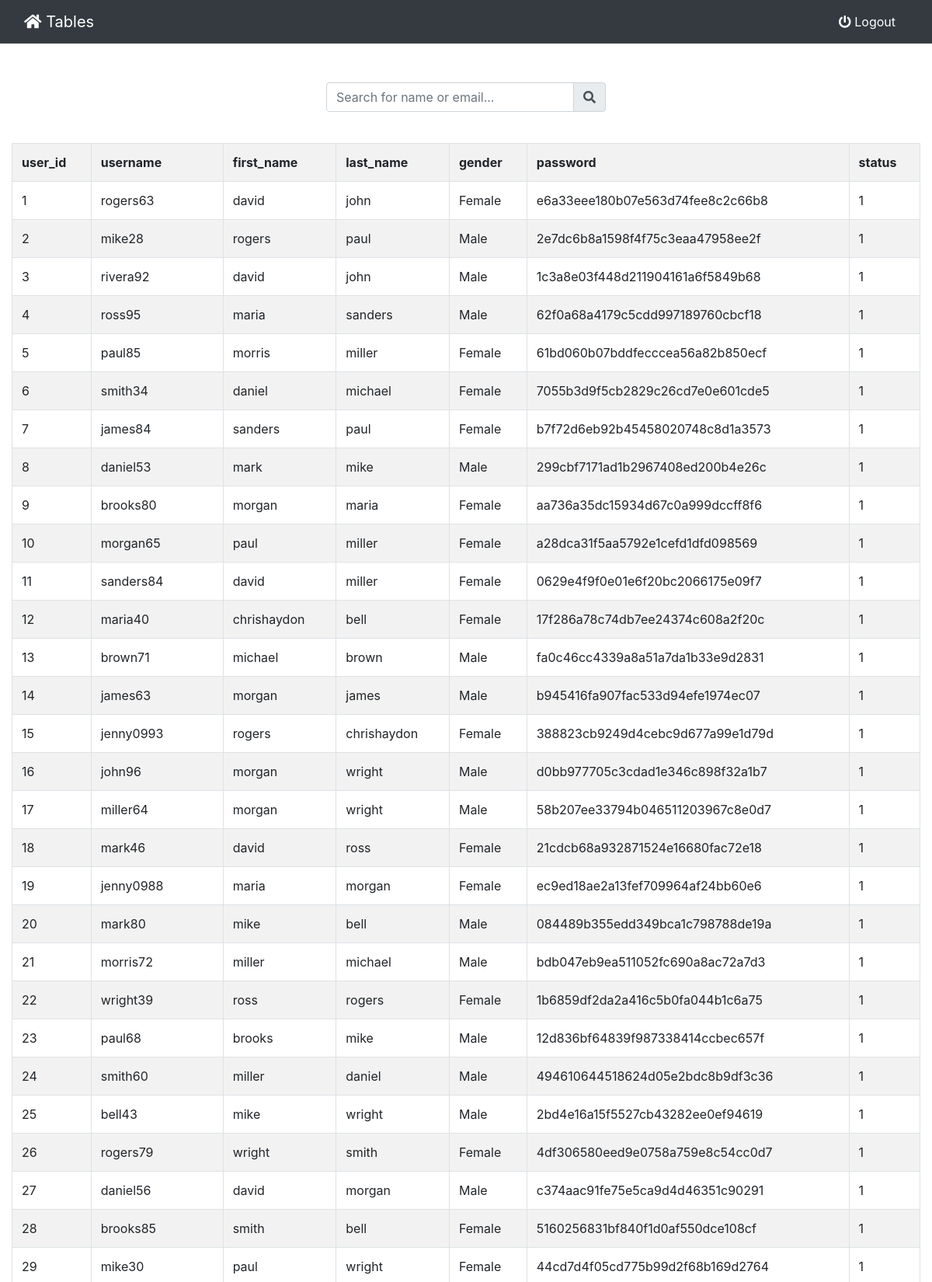
Screenshot of /main.php (upper part) with the database file from the repository.
### tables this page shows
CREATE TABLE `user_details` (
  `user_id` int(11) NOT NULL,
  `username` varchar(255) DEFAULT NULL,
  `first_name` varchar(50) DEFAULT NULL,
  `last_name` varchar(50) DEFAULT NULL,
  `gender` varchar(10) DEFAULT NULL,
  `password` varchar(50) DEFAULT NULL,
  `status` tinyint(10) DEFAULT NULL
);

### main.php (the view, shortened to what this page needs)
<?php include "includes/db.php";?>
<?php include "includes/header.php"; ?>
<?php include "includes/nav_bar.php"; ?>
<section id='tables'>
<div class="container">
    <div class="row">
        <div class="col-sm-12">
        <h2> Customers </h2>
 <div class="col-md-4 offset-md-4 mt-5 border-success pt-0">
<div class="input-group mb-3">
  <input type="text" class="form-control" placeholder="Search for name or email..." aria-label="Search" id="myInput" onkeyup="myFunction()">
  <div class="input-group-append">
    <span class="input-group-text"><i class="fa fa-search"></i></span>
  </div>
  </div>
</div>
<?php
$sqlquery = "SELECT * FROM user_details";
$queryresult = $connection->query($sqlquery);
if($queryresult->num_rows > 0) {
    echo "<br><table id='myTable' class='table table-striped table-bordered'>
    <th>user_id</th>
    <th>username</th>
    <th>first_name</th>
    <th>last_name</th>
    <th>gender</th>
    <th>password</th>
    <th>status</th>";
    while($rows = $queryresult->fetch_assoc()){
   echo "<tr>
            <td>" . $rows['user_id'] ."</td>
            <td>" . $rows['username'] ."</td>
            <td>" . $rows['first_name'] . "</td>
            <td>" . $rows['last_name'] ."</td>
            <td>" . $rows['gender'] . "</td>
            <td>" . $rows['password'] . "</td>
            <td>" . $rows['status'] . "</td>
        </tr>";
    }
    echo "</table><br>";
}
?> <br> <hr>
</div>
</div>
</div>
  </section>
<?php include "includes/footer.php"; ?>

### includes/header.php (shortened to what this page needs)
<!DOCTYPE html>
<html>
<head>
  <link rel="stylesheet" href="https://stackpath.bootstrapcdn.com/bootstrap/4.1.3/css/bootstrap.min.css">
  <link rel="stylesheet" href="css/styles.css">
  <link rel="stylesheet" href="https://use.fontawesome.com/releases/v5.12.0/css/all.css">
</head>
    <body>

### includes/nav_bar.php (shortened to what this page needs)
<nav class="navbar navbar-expand-lg navbar-dark bg-dark fixed-top">
<div class="container-fluid">
        <a class="navbar-brand" href="main.php"><i class="fas fa-home"></i> Tables</a>
        <div class="collapse navbar-collapse" id="navbarSupportedContent">
          <ul class="nav navbar-right top-nav">
                        <li>
                            <a href="index.php" class="nav-link"  id="logout"><i class="fas fa-power-off"></i> Logout</a>
                        </li>
                    </ul>
          </div>
        </div>
      </nav>

### includes/footer.php (shortened to what this page needs)
      </body>
</html>

### css/styles.css (style rules this page uses)
.container { max-width: none !important; }
h2 { text-align: center; padding-top: 20px; }
th, td { padding: 5px; }
#logout { color: white; }
a { position: relative; display: inline-block; transition: .3s; text-decoration: none; }
a::after { position: absolute; bottom: .3em; left: 0; content: ''; width: 100%; height: 2px; background-color: white; opacity: 0; transition: .3s; }

### rows the page displays
user_details: user_id "1", username "rogers63", first_name "david", last_name "john", gender "Female", password "e6a33eee180b07e563d74fee8c2c66b8", status "1"
user_details: user_id "2", username "mike28", first_name "rogers", last_name "paul", gender "Male", password "2e7dc6b8a1598f4f75c3eaa47958ee2f", status "1"
user_details: user_id "3", username "rivera92", first_name "david", last_name "john", gender "Male", password "1c3a8e03f448d211904161a6f5849b68", status "1"
user_details: user_id "4", username "ross95", first_name "maria", last_name "sanders", gender "Male", password "62f0a68a4179c5cdd997189760cbcf18", status "1"
user_details: user_id "5", username "paul85", first_name "morris", last_name "miller", gender "Female", password "61bd060b07bddfecccea56a82b850ecf", status "1"
user_details: user_id "6", username "smith34", first_name "daniel", last_name "michael", gender "Female", password "7055b3d9f5cb2829c26cd7e0e601cde5", status "1"
user_details: user_id "7", username "james84", first_name "sanders", last_name "paul", gender "Female", password "b7f72d6eb92b45458020748c8d1a3573", status "1"
user_details: user_id "8", username "daniel53", first_name "mark", last_name "mike", gender "Male", password "299cbf7171ad1b2967408ed200b4e26c", status "1"
user_details: user_id "9", username "brooks80", first_name "morgan", last_name "maria", gender "Female", password "aa736a35dc15934d67c0a999dccff8f6", status "1"
user_details: user_id "10", username "morgan65", first_name "paul", last_name "miller", gender "Female", password "a28dca31f5aa5792e1cefd1dfd098569", status "1"
user_details: user_id "11", username "sanders84", first_name "david", last_name "miller", gender "Female", password "0629e4f9f0e01e6f20bc2066175e09f7", status "1"
user_details: user_id "12", username "maria40", first_name "chrishaydon", last_name "bell", gender "Female", password "17f286a78c74db7ee24374c608a2f20c", status "1"
user_details: user_id "13", username "brown71", first_name "michael", last_name "brown", gender "Male", password "fa0c46cc4339a8a51a7da1b33e9d2831", status "1"
user_details: user_id "14", username "james63", first_name "morgan", last_name "james", gender "Male", password "b945416fa907fac533d94efe1974ec07", status "1"
user_details: user_id "15", username "jenny0993", first_name "rogers", last_name "chrishaydon", gender "Female", password "388823cb9249d4cebc9d677a99e1d79d", status "1"
user_details: user_id "16", username "john96", first_name "morgan", last_name "wright", gender "Male", password "d0bb977705c3cdad1e346c898f32a1b7", status "1"
user_details: user_id "17", username "miller64", first_name "morgan", last_name "wright", gender "Male", password "58b207ee33794b046511203967c8e0d7", status "1"
user_details: user_id "18", username "mark46", first_name "david", last_name "ross", gender "Female", password "21cdcb68a932871524e16680fac72e18", status "1"
user_details: user_id "19", username "jenny0988", first_name "maria", last_name "morgan", gender "Female", password "ec9ed18ae2a13fef709964af24bb60e6", status "1"
user_details: user_id "20", username "mark80", first_name "mike", last_name "bell", gender "Male", password "084489b355edd349bca1c798788de19a", status "1"
user_details: user_id "21", username "morris72", first_name "miller", last_name "michael", gender "Male", password "bdb047eb9ea511052fc690a8ac72a7d3", status "1"
user_details: user_id "22", username "wright39", first_name "ross", last_name "rogers", gender "Female", password "1b6859df2da2a416c5b0fa044b1c6a75", status "1"
user_details: user_id "23", username "paul68", first_name "brooks", last_name "mike", gender "Male", password "12d836bf64839f987338414ccbec657f", status "1"
user_details: user_id "24", username "smith60", first_name "miller", last_name "daniel", gender "Male", password "494610644518624d05e2bdc8b9df3c36", status "1"
user_details: user_id "25", username "bell43", first_name "mike", last_name "wright", gender "Male", password "2bd4e16a15f5527cb43282ee0ef94619", status "1"
user_details: user_id "26", username "rogers79", first_name "wright", last_name "smith", gender "Female", password "4df306580eed9e0758a759e8c54cc0d7", status "1"
user_details: user_id "27", username "daniel56", first_name "david", last_name "morgan", gender "Male", password "c374aac91fe75e5ca9d4d46351c90291", status "1"
user_details: user_id "28", username "brooks85", first_name "smith", last_name "bell", gender "Female", password "5160256831bf840f1d0af550dce108cf", status "1"
user_details: user_id "29", username "mike30", first_name "paul", last_name "wright", gender "Female", password "44cd7d4f05cd775b99d2f68b169d2764", status "1"
